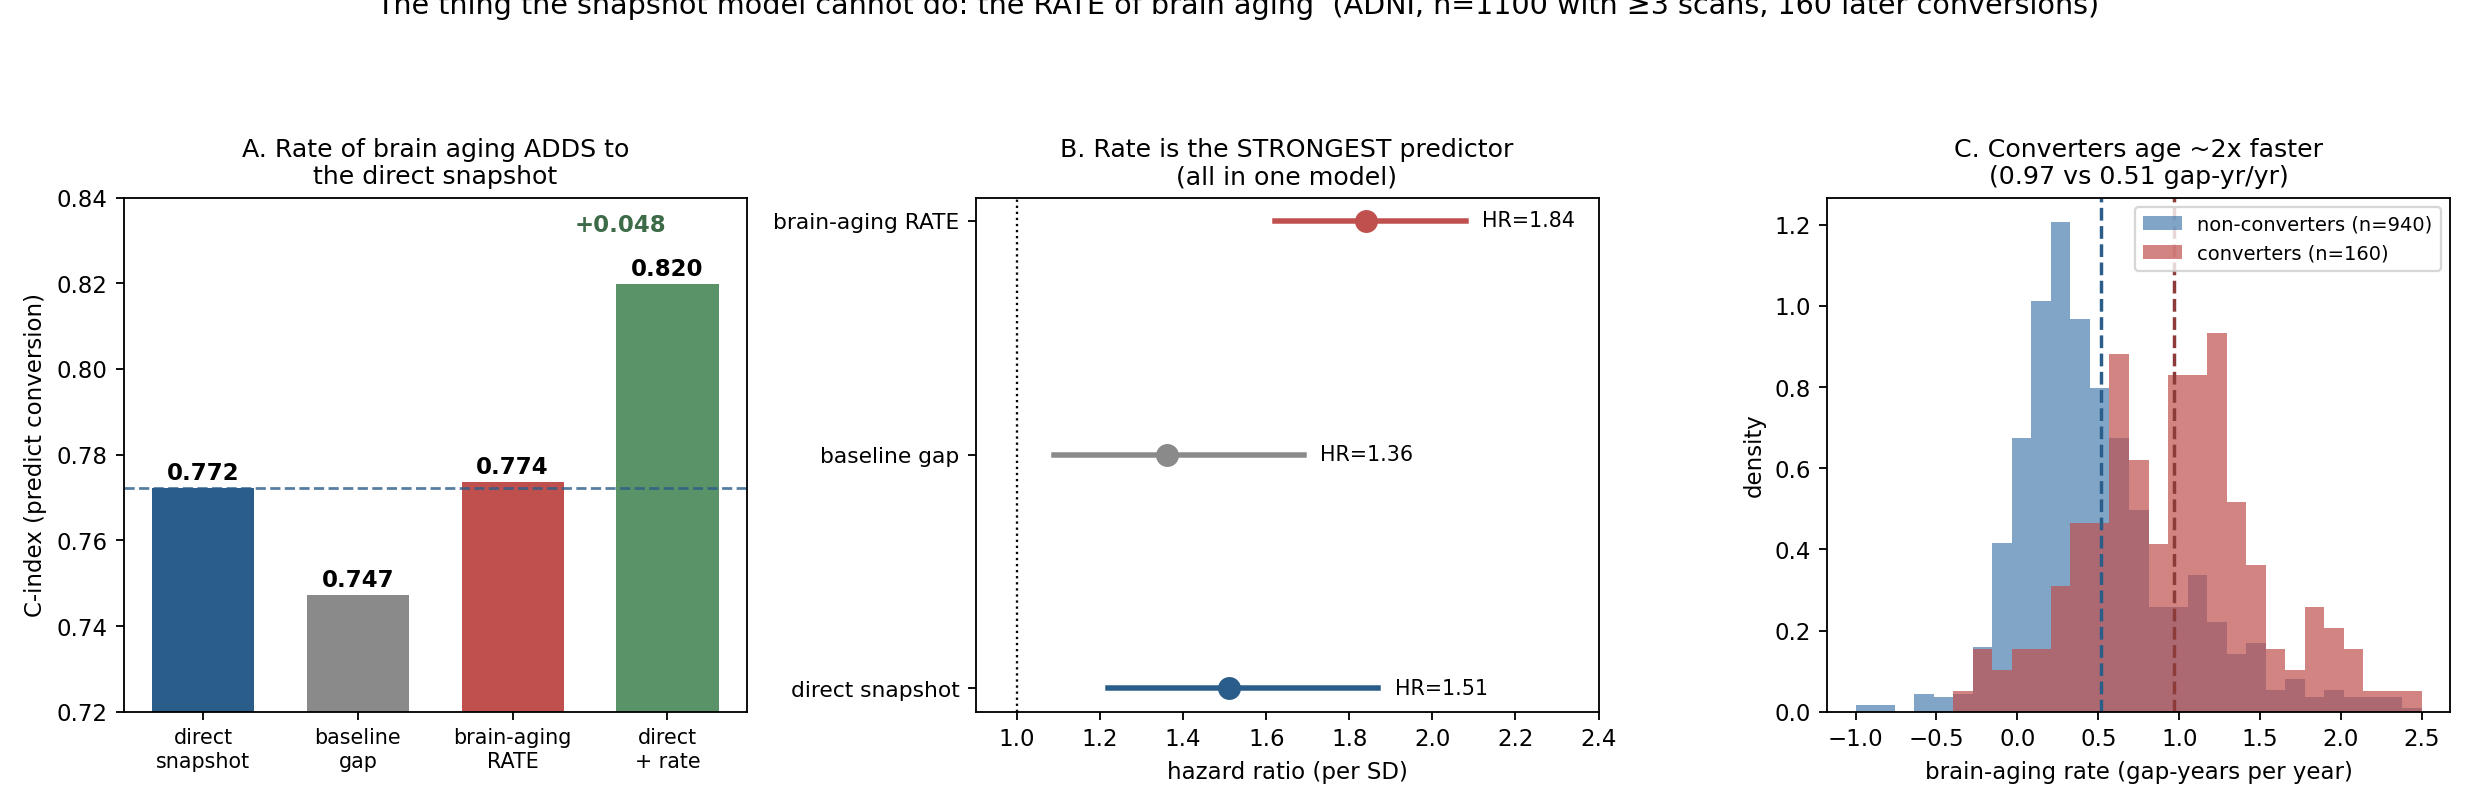

Recreate this plot in Python.
#!/usr/bin/env python
# -*- coding: utf-8 -*-
import matplotlib
matplotlib.use("Agg")
import matplotlib.pyplot as plt
import numpy as np
import pandas as pd

OUT = r"C:\Users\Sibetalaee\Desktop\PhD\Brain Age Estimation\pilot"
z = np.load(f"{OUT}/exp8_rate.npz")
df = pd.read_csv(f"{OUT}/exp8_rate.csv")
p7 = np.load(f"{OUT}/exp7_progression.npz")

fig = plt.figure(figsize=(15, 4.9))

# ---- Panel A: the C-index ladder (exp8)
ax = fig.add_subplot(1, 3, 1)
names = ["direct\nsnapshot", "baseline\ngap", "brain-aging\nRATE", "direct\n+ rate"]
vals = [float(z["c_d"]), float(z["c_b"]), float(z["c_r"]), float(z["c_dr"])]
cols = ["#2b5d8a", "#8a8a8a", "#c0504d", "#5a9367"]
ax.bar(range(4), vals, color=cols, width=.66)
ax.axhline(vals[0], color="#2b5d8a", ls="--", lw=1.2, alpha=.8)
ax.set_ylim(0.72, 0.84)
ax.set_xticks(range(4)); ax.set_xticklabels(names, fontsize=9)
ax.set_ylabel("C-index (predict conversion)")
for i, v in enumerate(vals):
    ax.text(i, v + .002, f"{v:.3f}", ha="center", fontsize=10, fontweight="bold")
ax.annotate(f"+{vals[3]-vals[0]:.3f}", xy=(3, vals[3]), xytext=(2.4, 0.832),
            fontsize=10, color="#3d6b48", fontweight="bold")
ax.set_title("A. Rate of brain aging ADDS to\nthe direct snapshot", fontsize=11)

# ---- Panel B: forest of hazard ratios
ax = fig.add_subplot(1, 3, 2)
rows = [("direct snapshot", 1.51, 1.22, 1.87, "#2b5d8a"),
        ("baseline gap", 1.36, 1.09, 1.69, "#8a8a8a"),
        ("brain-aging RATE", 1.84, 1.62, 2.08, "#c0504d")]
for i, (lab, hr, lo, hi, c) in enumerate(rows):
    ax.plot([lo, hi], [i, i], color=c, lw=2.4)
    ax.plot(hr, i, "o", color=c, ms=9)
    ax.text(hi + 0.04, i, f"HR={hr:.2f}", va="center", fontsize=9)
ax.axvline(1, color="k", ls=":", lw=1)
ax.set_yticks(range(3)); ax.set_yticklabels([r[0] for r in rows], fontsize=9.5)
ax.set_xlim(0.9, 2.4); ax.set_xlabel("hazard ratio (per SD)")
ax.set_title("B. Rate is the STRONGEST predictor\n(all in one model)", fontsize=11)

# ---- Panel C: rate distribution, converters vs not
ax = fig.add_subplot(1, 3, 3)
bins = np.linspace(-1, 2.5, 30)
ax.hist(df[df.event == 0].rate, bins=bins, color="#4a7fb0", alpha=.7,
        density=True, label=f"non-converters (n={(df.event==0).sum()})")
ax.hist(df[df.event == 1].rate, bins=bins, color="#c0504d", alpha=.7,
        density=True, label=f"converters (n={(df.event==1).sum()})")
ax.axvline(df[df.event == 0].rate.mean(), color="#2b5d8a", lw=1.5, ls="--")
ax.axvline(df[df.event == 1].rate.mean(), color="#8c3b38", lw=1.5, ls="--")
ax.set_xlabel("brain-aging rate (gap-years per year)")
ax.set_ylabel("density")
ax.set_title("C. Converters age ~2x faster\n(0.97 vs 0.51 gap-yr/yr)", fontsize=11)
ax.legend(fontsize=8.5)

fig.suptitle("The thing the snapshot model cannot do: the RATE of brain aging  "
             "(ADNI, n=1100 with ≥3 scans, 160 later conversions)",
             fontsize=12.5, y=1.01)
plt.tight_layout(rect=[0, 0, 1, 0.93])
plt.savefig(f"{OUT}/fig10_rate.png", dpi=165)
print("saved")
